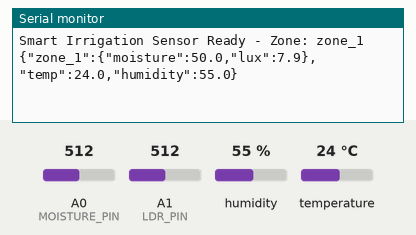
The sketch below on a simulated Arduino Uno, built with avr-gcc and run on an emulated ATmega328P. Shown: the last lines printed to the serial monitor. Inputs (shaded band) come from the test bench; at power-on: humidity 55 %, A0 (MOISTURE_PIN) = 512, A1 (LDR_PIN) = 512, temperature 24 °C.

Above: at 2.2 s.
2.3 s: humidity set to 22 %
At 4.4 s:
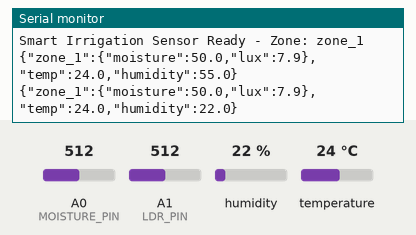
4.6 s: A0 (MOISTURE_PIN) set to 716
At 6.5 s:
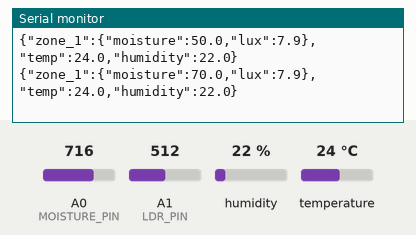
6.9 s: A1 (LDR_PIN) set to 716
At 8.9 s:
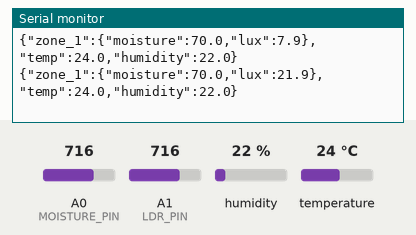
9.2 s: temperature set to 12 °C
At 10.8 s:
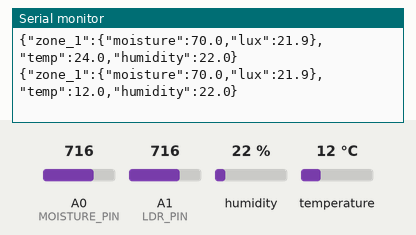
11.5 s: A0 (MOISTURE_PIN) set to 992
At 13.4 s:
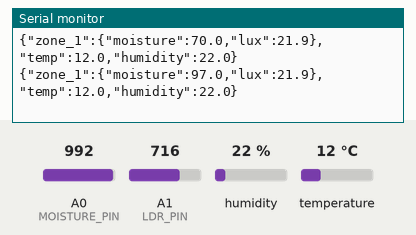
13.8 s: A1 (LDR_PIN) set to 992
At 15.0 s:
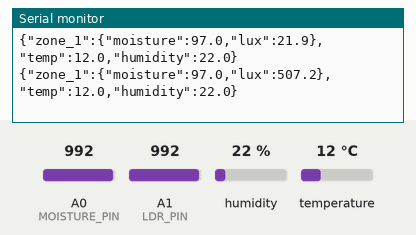
Timing chart, 0 to 16.8 s (numbered marks = the images above; inputs shaded):
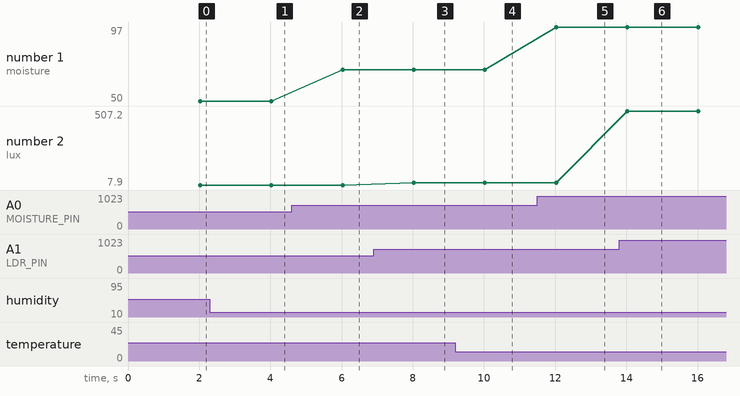

Measured:
- after the input at 2.3 s, the serial monitor: prints a new line after 1.7 s (image 1)
- after the input at 4.6 s, the serial monitor: prints a new line after 1.4 s (image 2)
- after the input at 6.9 s, the serial monitor: prints a new line after 1.1 s (image 3)
- after the input at 9.2 s, the serial monitor: prints a new line after 0.83 s (image 4)
- after the input at 11.5 s, the serial monitor: prints a new line after 0.53 s (image 5)
- after the input at 13.8 s, the serial monitor: prints a new line after 0.23 s (image 6)
- plotted number 1: 50 → 70 after the input at 4.6 s, 70 → 97 after the input at 11.5 s
- plotted number 2: 7.9 → 21.9 after the input at 6.9 s, 21.9 → 507.2 after the input at 13.8 s

The sketch:

sensor_reader.ino
```cpp
/*
 * Smart Irrigation - Arduino Sensor Reader (Single Zone)
 * ======================================================
 * Reads soil moisture, DHT20 (temp/humidity), and luminosity
 * for ONE zone. Sends JSON over serial to Raspberry Pi.
 *
 * Each Arduino handles one zone. Two Arduinos connect to the
 * Raspberry Pi via separate USB ports.
 *
 * Hardware per Arduino:
 *   - DHT20 sensor (I2C) for temperature and humidity
 *   - 1x Capacitive soil moisture sensor
 *   - 1x Photoresistor (LDR) for luminosity
 *
 * Output format (JSON):
 *   {"zone_1":{"moisture":45.2,"lux":23500},"temp":22.5,"humidity":60.0}
 *
 * Setup:
 *   1. Set ZONE_ID below to match your config.json ("zone_1" or "zone_2")
 *   2. Calibrate moisture: note airValue (dry) and waterValue (in water)
 *   3. Upload to Arduino and connect to Raspberry Pi USB port
 */

#include <Wire.h>
#include "DHT20.h"

// =============================================================================
// ZONE CONFIGURATION - Edit for each Arduino
// =============================================================================

// IMPORTANT: Change this to match the zone this Arduino is responsible for.
// Arduino 1 → "zone_1", Arduino 2 → "zone_2"
const char* ZONE_ID = "zone_1";

// Soil moisture sensor
const int MOISTURE_PIN = A0;
const int AIR_VALUE = 620;    // Calibration: raw reading in dry air (~600-650)
const int WATER_VALUE = 310;  // Calibration: raw reading in water (~300-350)

// Luminosity sensor (photoresistor / LDR)
const int LDR_PIN = A1;
const int LDR_RESISTOR_OHMS = 10000;  // Value of the voltage divider resistor

// =============================================================================
// TIMING
// =============================================================================

const unsigned long READ_INTERVAL = 2000;  // ms between readings

// =============================================================================
// GLOBALS
// =============================================================================

DHT20 dht20;
unsigned long lastReadTime = 0;

// =============================================================================
// SETUP
// =============================================================================

void setup() {
  Serial.begin(9600);
  Wire.begin();
  dht20.begin();

  // Wait for sensors to stabilize
  delay(1000);

  // Startup message
  Serial.print("Smart Irrigation Sensor Ready - Zone: ");
  Serial.println(ZONE_ID);
}

// =============================================================================
// MAIN LOOP
// =============================================================================

void loop() {
  unsigned long currentTime = millis();

  if (currentTime - lastReadTime >= READ_INTERVAL) {
    lastReadTime = currentTime;
    sendSensorData();
  }
}

// =============================================================================
// SENSOR FUNCTIONS
// =============================================================================

float readMoisture() {
  int raw = analogRead(MOISTURE_PIN);
  float percent = (raw / 1023.0) * 100.0;

  // Clamp to 0-100

  return percent;
}

float readLuminosity() {
  /*
   * Reads the photoresistor (LDR) through a voltage divider and converts
   * the analog reading to an approximate lux value.
   *
   * Circuit:
   *   5V ──┤LDR├──┬──┤10kΩ├── GND
   *                │
   *               A1 (analog read)
   *
   * The LDR resistance decreases with more light.
   * This approximation assumes a typical GL5528 LDR.
   */
  int raw = analogRead(LDR_PIN);

  // Avoid division by zero
  if (raw == 0) raw = 1;

  // Calculate LDR resistance from voltage divider
  // V_out = V_in * R_fixed / (R_ldr + R_fixed)
  // R_ldr = R_fixed * (1023 - raw) / raw
  float ldrResistance = (float)LDR_RESISTOR_OHMS * (1023.0 - raw) / raw;

  // Approximate lux from resistance (empirical formula for GL5528)
  // lux ≈ 500000 / R_ldr^1.2 (rough approximation)
  float lux = 0;
  if (ldrResistance > 0) {
    lux = 500000.0 / pow(ldrResistance, 1.2);
  }

  // Clamp to reasonable range
  if (lux < 0) lux = 0;
  if (lux > 100000) lux = 100000;

  return lux;
}

// =============================================================================
// OUTPUT
// =============================================================================

void sendSensorData() {
  // Read DHT20
  int status = dht20.read();
  float temperature = 20.0;  // Default fallback
  float humidity = 50.0;     // Default fallback

  if (status == DHT20_OK) {
    temperature = dht20.getTemperature();
    humidity = dht20.getHumidity();
  }

  // Read sensors
  float moisture = readMoisture();
  float lux = readLuminosity();

  // Build JSON output
  // Format: {"zone_1":{"moisture":45.2,"lux":23500.0},"temp":22.5,"humidity":60.0}
  Serial.print("{\"");
  Serial.print(ZONE_ID);
  Serial.print("\":{\"moisture\":");
  Serial.print(moisture, 1);
  Serial.print(",\"lux\":");
  Serial.print(lux, 1);
  Serial.print("},\"temp\":");
  Serial.print(temperature, 1);
  Serial.print(",\"humidity\":");
  Serial.print(humidity, 1);
  Serial.println("}");
}
```
